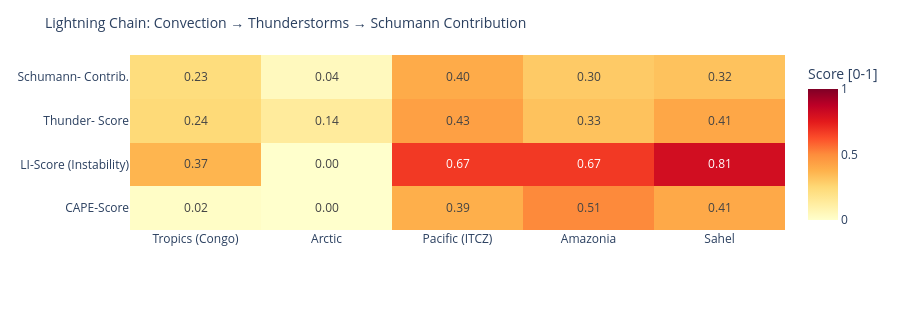

The notebook cell saved with this chart:
### Code cell
# ============================================================
# LIGHTNING CHAIN: Convection → Thunderstorms → Schumann
# Shows the causal chain per measurement point as heatmap
# ============================================================

def cape_score(v):
    """CAPE → normalized score [0,1]"""
    if v is None or pd.isna(v): return 0.0
    return min(1.0, float(v) / 3000)

def li_score(v):
    """Lifted Index: negative = unstable → score [0,1]"""
    if v is None or pd.isna(v): return 0.3
    return min(1.0, max(0.0, (-float(v) + 6) / 12))

def cloud_score(v):
    if v is None or pd.isna(v): return 0.3
    return float(v) / 100

def thunder_score(row):
    """Kombinierter Gewitterwahrscheinlichkeits-Score
    CAPE + LI + Bedeckung + WMO-Gewitter + konvektiver Niederschlag (showers)
    Hinweis: X-Ray und Kp sind kein Bestandteil – nur geomagn./solarer Kontext.
    """
    cs = cape_score(row.get('cape'))
    ls = li_score(row.get('li'))
    cl = cloud_score(row.get('cloud'))
    t  = 1.0 if row.get('thunderstorm') else 0.0
    # Convective precipitation (showers) as additional indicator
    sh = min(1.0, (row.get('showers') or 0) / 5.0)
    return round(cs * 0.30 + ls * 0.25 + cl * 0.15 + t * 0.20 + sh * 0.10, 3)

def schumann_contribution(t_score, lat):
    """Schumann contribution: higher in tropics (±30°), scaled by thunderstorm score"""
    lat_weight = max(0.3, 1.0 - abs(lat) / 60)
    return round(t_score * lat_weight, 3)

df_atm['cape_score']   = df_atm.apply(lambda r: cape_score(r['cape']), axis=1)
df_atm['li_score']     = df_atm.apply(lambda r: li_score(r['li']),    axis=1)
df_atm['thunder_score']= df_atm.apply(lambda r: thunder_score(r.to_dict()), axis=1)
df_atm['schumann_contribution'] = df_atm.apply(
    lambda r: schumann_contribution(r['thunder_score'], r['lat']), axis=1)

metrics = ['cape_score', 'li_score', 'thunder_score', 'schumann_contribution']
labels  = ['CAPE-Score', 'LI-Score\n(Instability)', 'Thunder-\nScore', 'Schumann-\nContrib.']
z_data  = [df_atm[m].tolist() for m in metrics]

fig = go.Figure(go.Heatmap(
    z=z_data,
    x=df_atm['point'].tolist(),
    y=labels,
    colorscale='YlOrRd',
    zmin=0, zmax=1,
    text=[[f'{v:.2f}' for v in row] for row in z_data],
    texttemplate='%{text}', textfont=dict(size=12),
    colorbar=dict(title='Score [0-1]')
))
fig.update_layout(
    title=dict(text='Lightning Chain: Convection → Thunderstorms → Schumann Contribution', font=dict(size=14)),
    height=310,
    plot_bgcolor='rgba(0,0,0,0)', paper_bgcolor='rgba(0,0,0,0)',
    margin=dict(l=130, r=80, t=55, b=80)
)
fig.show()

### Figure 1 — Plotly figure (JSON) as saved in the notebook; plotly's stock layout.template omitted (floating-point values rounded to 4 significant figures)
{"data": [{"colorbar": {"title": {"text": "Score [0-1]"}}, "colorscale": [[0.0, "rgb(255,255,204)"], [0.125, "rgb(255,237,160)"], [0.25, "rgb(254,217,118)"], [0.375, "rgb(254,178,76)"], [0.5, "rgb(253,141,60)"], [0.625, "rgb(252,78,42)"], [0.75, "rgb(227,26,28)"], [0.875, "rgb(189,0,38)"], [1.0, "rgb(128,0,38)"]], "text": [["0.02", "0.00", "0.39", "0.51", "0.41"], ["0.37", "0.00", "0.67", "0.67", "0.81"], ["0.24", "0.14", "0.43", "0.33", "0.41"], ["0.23", "0.04", "0.40", "0.30", "0.32"]], "textfont": {"size": 12}, "texttemplate": "%{text}", "type": "heatmap", "x": ["Tropics (Congo)", "Arctic", "Pacific (ITCZ)", "Amazonia", "Sahel"], "y": ["CAPE-Score", "LI-Score\n(Instability)", "Thunder-\nScore", "Schumann-\nContrib."], "z": [[0.01667, 0.0, 0.3867, 0.5067, 0.4067], [0.3667, 0.0, 0.675, 0.675, 0.8083], [0.244, 0.137, 0.435, 0.325, 0.413], [0.228, 0.041, 0.399, 0.298, 0.324]], "zmax": 1, "zmin": 0}], "layout": {"height": 310, "margin": {"b": 80, "l": 130, "r": 80, "t": 55}, "paper_bgcolor": "rgba(0,0,0,0)", "plot_bgcolor": "rgba(0,0,0,0)", "title": {"font": {"size": 14}, "text": "Lightning Chain: Convection → Thunderstorms → Schumann Contribution"}}}
